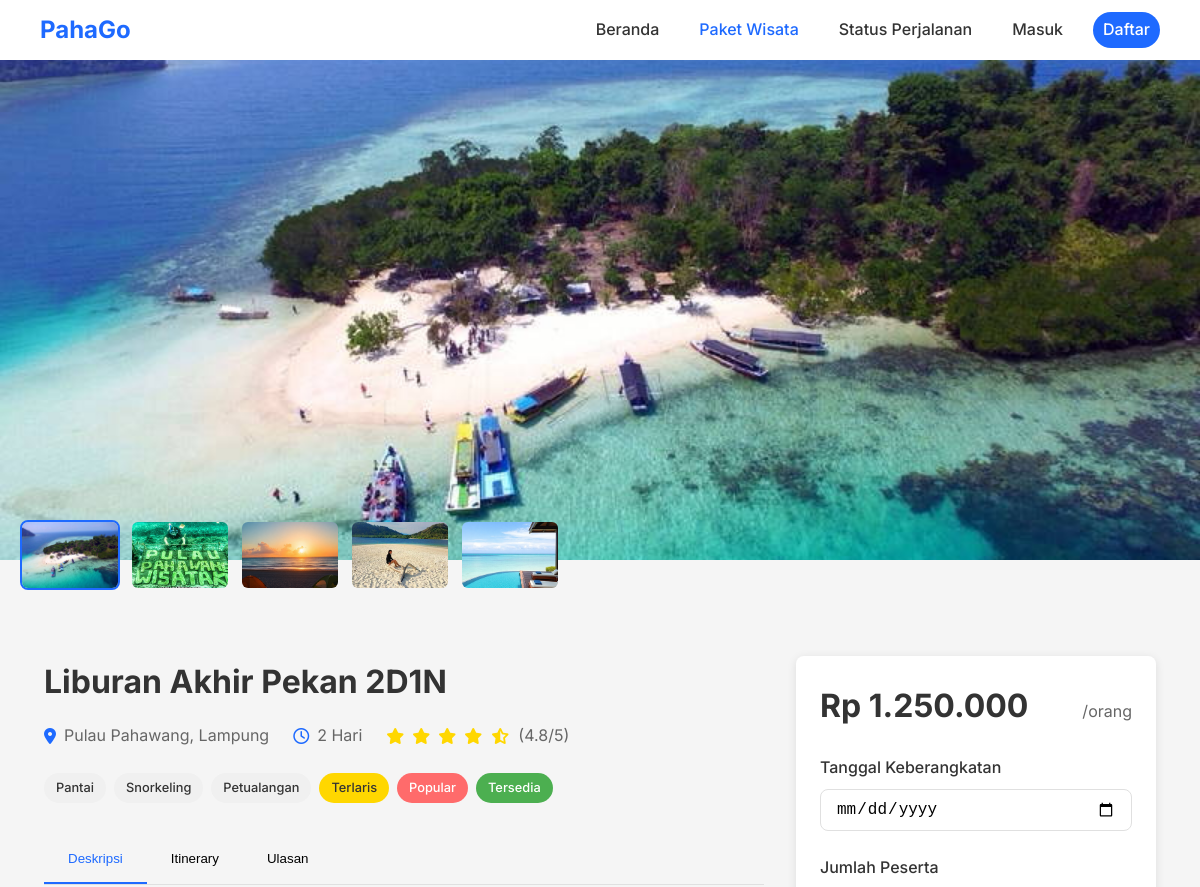
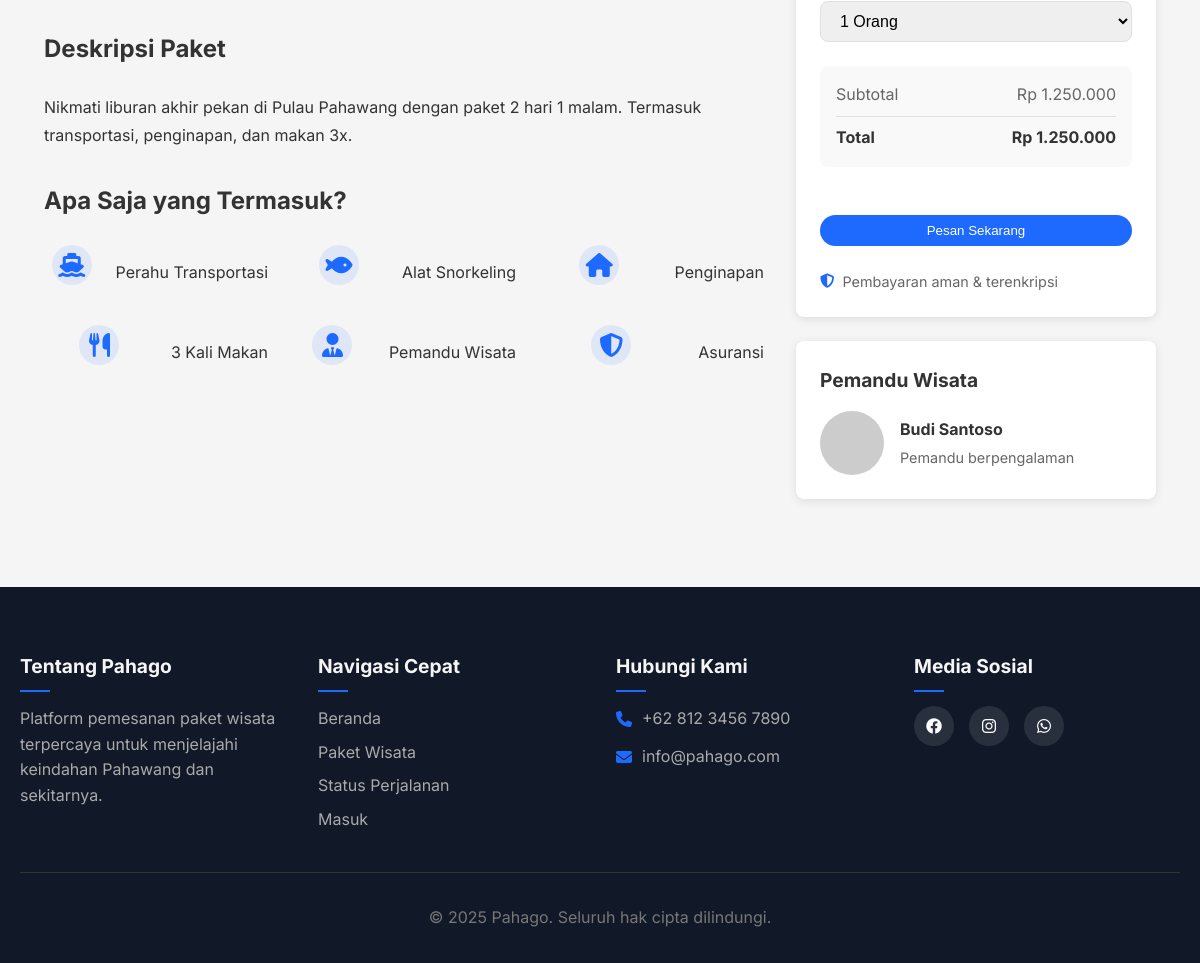
The page /package-detail.php?id=1 on the database its author committed (2 pictures, top to bottom).
### tables this page shows
CREATE TABLE `packages` (
  `id` int NOT NULL,
  `guide_id` int NOT NULL,
  `title` varchar(255) NOT NULL,
  `description` text NOT NULL,
  `short_description` varchar(255) DEFAULT NULL,
  `price` decimal(10,2) NOT NULL,
  `max_participants` int NOT NULL,
  `duration_days` int NOT NULL,
  `duration_hours` int DEFAULT '0',
  `image_url` varchar(255) DEFAULT NULL,
  `status` enum('active','draft') NOT NULL DEFAULT 'draft',
  `is_bestseller` tinyint(1) DEFAULT '0',
  `is_popular` tinyint(1) DEFAULT '0',
  `rating` decimal(3,1) DEFAULT '0.0',
  `created_at` timestamp NOT NULL DEFAULT CURRENT_TIMESTAMP,
  `updated_at` timestamp NULL DEFAULT NULL ON UPDATE CURRENT_TIMESTAMP
);

CREATE TABLE `guides` (
  `id` int NOT NULL,
  `name` varchar(255) NOT NULL,
  `email` varchar(255) NOT NULL,
  `password` varchar(255) NOT NULL,
  `phone` varchar(20) DEFAULT NULL,
  `profile_image` varchar(255) DEFAULT NULL,
  `bio` text,
  `status` enum('active','inactive','pending') NOT NULL DEFAULT 'active',
  `created_at` timestamp NOT NULL DEFAULT CURRENT_TIMESTAMP,
  `updated_at` timestamp NULL DEFAULT NULL ON UPDATE CURRENT_TIMESTAMP
);

### package-detail.php (the view, shortened to what this page needs)
<?php
$isLoggedIn = isset($_SESSION['logged_in']) && $_SESSION['logged_in'];
require_once 'includes/db.php';
$package_id = isset($_GET['id']) ? (int) $_GET['id'] : 0;
$query = "SELECT p.*, g.name as guide_name
          FROM packages p
          LEFT JOIN guides g ON p.guide_id = g.id
          WHERE p.id = ? AND p.status = 'active'";
$stmt = $conn->prepare($query);
$stmt->bind_param("i", $package_id);
$stmt->execute();
$result = $stmt->get_result();
$package = $result->fetch_assoc();
function formatRupiah($angka)
{
    return number_format($angka, 0, ',', '.');
}
function formatRating($rating)
{
    $stars = '';
    $fullStars = floor($rating);
    $halfStar = $rating - $fullStars >= 0.5;
    for ($i = 1; $i <= 5; $i++) {
        if ($i <= $fullStars) {
            $stars .= '<i class="fas fa-star"></i>';
        } elseif ($halfStar && $i == $fullStars + 1) {
            $stars .= '<i class="fas fa-star-half-alt"></i>';
            $halfStar = false;
        } else {
            $stars .= '<i class="far fa-star"></i>';
        }
    }
    return $stars;
}
function formatDuration($days, $hours)
{
    if ($days > 0) {
        return "$days Hari";
    } else {
        return "$hours Jam";
    }
}
function fixImagePath($path)
{
    return str_replace('../', '', $path);
}
$hasFeatures = false;
if (!$hasFeatures) {
    $features = [
        ['icon' => 'fa-ship', 'text' => 'Perahu Transportasi'],
        ['icon' => 'fa-fish', 'text' => 'Alat Snorkeling'],
        ['icon' => 'fa-home', 'text' => 'Penginapan'],
        ['icon' => 'fa-utensils', 'text' => '3 Kali Makan'],
        ['icon' => 'fa-user-tie', 'text' => 'Pemandu Wisata'],
        ['icon' => 'fa-shield-alt', 'text' => 'Asuransi']
    ];
}
$galleryImages = [];
if (!empty($package['image_url'])) {
    $galleryImages[] = fixImagePath($package['image_url']);
}
$defaultImages = ['img/snorkeling.png', 'img/camping.png', 'img/fotografi.png', 'img/luxury.png'];
foreach ($defaultImages as $img) {
    if (count($galleryImages) < 5) {
        $galleryImages[] = $img;
    }
}
?>
<!DOCTYPE html>
<html lang="id">
<head>
    <link rel="stylesheet" href="css/styles.css">
    <link rel="stylesheet" href="css/package-detail.css">
    <link rel="stylesheet" href="https://cdnjs.cloudflare.com/ajax/libs/font-awesome/6.4.0/css/all.min.css">
</head>
<body>
    <header class="navbar">
        <div class="container">
            <div class="navbar-content">
                <a href="index.php" class="logo">PahaGo</a>
                <nav class="nav-menu">
                    <ul>
                        <li><a href="index.php">Beranda</a></li>
                        <li><a href="packages.php" class="active">Paket Wisata</a></li>
                        <li><a href="status.php">Status Perjalanan</a></li>
                        <?php if ($isLoggedIn): ?>
                            <li class="profile-dropdown">
                                <div class="profile-trigger">
                                    <img src="https://ui-avatars.com/api/?name=<?php echo urlencode($_SESSION['user_name']); ?>&background=1e6aff&color=fff&size=32"
                                        class="profile-image" alt="Profile">
                                </div>
                                <div class="dropdown-menu">
                                    <div class="dropdown-header">
                                        <img src="https://ui-avatars.com/api/?name=<?php echo urlencode($_SESSION['user_name']); ?>&background=1e6aff&color=fff&size=64"
                                            class="dropdown-profile-image" alt="Profile">
                                        <div class="dropdown-profile-info">
                                            <span class="dropdown-profile-name"><?php echo $_SESSION['user_name']; ?></span>
                                        </div>
                                    </div>
                                    <div class="dropdown-divider"></div>
                                    <a href="#" class="dropdown-item" id="logoutLink">
                                        <i class="fas fa-sign-out-alt"></i> Logout
                                    </a>
                                </div>
                            </li>
                        <?php else: ?>
                            <li><a href="login.html">Masuk</a></li>
                            <li><a href="register.html" class="btn-primary">Daftar</a></li>
                        <?php endif; ?>
                    </ul>
                </nav>
            </div>
        </div>
    </header>
    <section class="package-detail">
        <div class="package-hero">
            <img src="<?php echo fixImagePath($package['image_url']); ?>"
                alt="<?php echo htmlspecialchars($package['title']); ?>" class="hero-image">
            <div class="container">
                <div class="thumbnails-container">
                    <div class="thumbnails">
                        <?php foreach ($galleryImages as $index => $img): ?>
                            <div class="thumbnail <?php echo $index === 0 ? 'active' : ''; ?>">
                                <img src="<?php echo $img; ?>" alt="<?php echo htmlspecialchars($package['title']); ?>">
                            </div>
                        <?php endforeach; ?>
                    </div>
                </div>
            </div>
        </div>
        <div class="container">
            <div class="package-content">
                <div class="package-info">
                    <h1 class="package-title"><?php echo htmlspecialchars($package['title']); ?></h1>
                    <div class="package-meta">
                        <div class="meta-item">
                            <i class="fas fa-map-marker-alt"></i>
                            <span>Pulau Pahawang, Lampung</span>
                        </div>
                        <div class="meta-item">
                            <i class="far fa-clock"></i>
                            <span><?php echo formatDuration($package['duration_days'], $package['duration_hours']); ?></span>
                        </div>
                        <div class="meta-item">
                            <div class="package-rating">
                                <?php echo formatRating($package['rating']); ?>
                                <span>(<?php echo $package['rating']; ?>/5)</span>
                            </div>
                        </div>
                    </div>
                    <div class="package-tags">
                        <span class="tag">Pantai</span>
                        <span class="tag">Snorkeling</span>
                        <span class="tag">Petualangan</span>
                        <?php if ($package['is_bestseller']): ?>
                            <span class="tag bestseller">Terlaris</span>
                        <?php endif; ?>
                        <?php if ($package['is_popular']): ?>
                            <span class="tag popular">Popular</span>
                        <?php endif; ?>
                        <span class="tag status">Tersedia</span>
                    </div>
                    <div class="package-tabs">
                        <button class="tab-btn active" data-tab="deskripsi">Deskripsi</button>
                        <button class="tab-btn" data-tab="itinerary">Itinerary</button>
                        <button class="tab-btn" data-tab="ulasan">Ulasan</button>
                    </div>
                    <div class="tab-content active" id="deskripsi">
                        <h2>Deskripsi Paket</h2>
                        <div class="description">
                            <?php echo nl2br(htmlspecialchars($package['description'])); ?>
                        </div>
                        <h2>Apa Saja yang Termasuk?</h2>
                        <div class="features-grid">
                            <?php foreach ($features as $feature): ?>
                                <div class="feature-item">
                                    <div class="feature-icon">
                                        <i class="fas <?php echo $feature['icon']; ?>"></i>
                                    </div>
                                    <div class="feature-text"><?php echo $feature['text']; ?></div>
                                </div>
                            <?php endforeach; ?>
                        </div>
                    </div>
                </div>
                <div class="booking-sidebar">
                    <div class="booking-card">
                        <div class="price-section">
                            <h2 class="price">Rp <?php echo formatRupiah($package['price']); ?></h2>
                            <span class="price-unit">/orang</span>
                        </div>
                        <form action="booking.php" method="GET" class="booking-form">
                            <div class="form-group">
                                <label for="tanggal">Tanggal Keberangkatan</label>
                                <input type="date" id="tanggal" name="tanggal" required
                                    min="<?php echo date('Y-m-d', strtotime('+1 day')); ?>">
                            </div>
                            <div class="form-group">
                                <label for="jumlah">Jumlah Peserta</label>
                                <select id="jumlah" name="jumlah" required>
                                    <?php for ($i = 1; $i <= $package['max_participants']; $i++): ?>
                                        <option value="<?php echo $i; ?>"><?php echo $i; ?> Orang</option>
                                    <?php endfor; ?>
                                </select>
                            </div>
                            <div class="price-summary">
                                <div class="summary-item">
                                    <span>Subtotal</span>
                                    <span id="subtotal">Rp <?php echo formatRupiah($package['price']); ?></span>
                                </div>
                                <div class="summary-total">
                                    <span>Total</span>
                                    <span id="total">Rp <?php echo formatRupiah($package['price']); ?></span>
                                </div>
                            </div>
                            <button type="submit" class="btn-primary full-width">Pesan Sekarang</button>
                        </form>
                        <div class="booking-info">
                            <div class="info-item">
                                <i class="fas fa-shield-alt"></i>
                                <span>Pembayaran aman & terenkripsi</span>
                            </div>
                        </div>
                    </div>
                    <div class="guide-card">
                        <h3>Pemandu Wisata</h3>
                        <div class="guide-info">
                            <img src="https://ui-avatars.com/api/?name=<?php echo urlencode($package['guide_name'] ?? 'Tour Guide'); ?>&background=1e6aff&color=fff&size=64"
                                alt="<?php echo htmlspecialchars($package['guide_name'] ?? 'Tour Guide'); ?>"
                                class="guide-img">
                            <div>
                                <h4><?php echo htmlspecialchars($package['guide_name'] ?? 'Tour Guide'); ?></h4>
                                <p>Pemandu berpengalaman</p>
                            </div>
                        </div>
                    </div>
                </div>
            </div>
        </div>
    </section>
    <footer class="footer">
        <div class="container">
            <div class="footer-content">
                <div class="footer-section">
                    <h3>Tentang Pahago</h3>
                    <p>
                        Platform pemesanan paket wisata terpercaya untuk menjelajahi
                        keindahan Pahawang dan sekitarnya.
                    </p>
                </div>
                <div class="footer-section">
                    <h3>Navigasi Cepat</h3>
                    <ul>
                        <li><a href="index.php">Beranda</a></li>
                        <li><a href="packages.php">Paket Wisata</a></li>
                        <li><a href="status.php">Status Perjalanan</a></li>
                        <?php if (!$isLoggedIn): ?>
                            <li><a href="login.html">Masuk</a></li>
                        <?php endif; ?>
                    </ul>
                </div>
                <div class="footer-section">
                    <h3>Hubungi Kami</h3>
                    <ul class="contact-info">
                        <li><i class="fas fa-phone"></i>+62 812 3456 7890</li>
                        <li><i class="fas fa-envelope"></i>info@pahago.com</li>
                    </ul>
                </div>
                <div class="footer-section">
                    <h3>Media Sosial</h3>
                    <div class="social-icons">
                        <a href="#"><i class="fab fa-facebook"></i></a>
                        <a href="#"><i class="fab fa-instagram"></i></a>
                        <a href="#"><i class="fab fa-whatsapp"></i></a>
                    </div>
                </div>
            </div>
            <div class="footer-bottom">
                <p>&copy; 2025 Pahago. Seluruh hak cipta dilindungi.</p>
            </div>
        </div>
    </footer>
</body>
</html>

### rows shown on the page
packages: image_url (picture), title "Liburan Akhir Pekan 2D1N", duration_days+duration_hours "2 Hari", rating "4.8", description "Nikmati liburan akhir pekan di Pulau Pahawang dengan paket 2 hari 1 malam. Termasuk transportasi, penginapan, dan makan 3x.", price "1.250.000", guide.name "Budi Santoso"

### other values the page prints
$feature['text'] "Perahu Transportasi"
$feature['text'] "Alat Snorkeling"
$feature['text'] "Penginapan"
$feature['text'] "3 Kali Makan"
$feature['text'] "Pemandu Wisata"
$feature['text'] "Asuransi"
form field jumlah "1 Orang"
